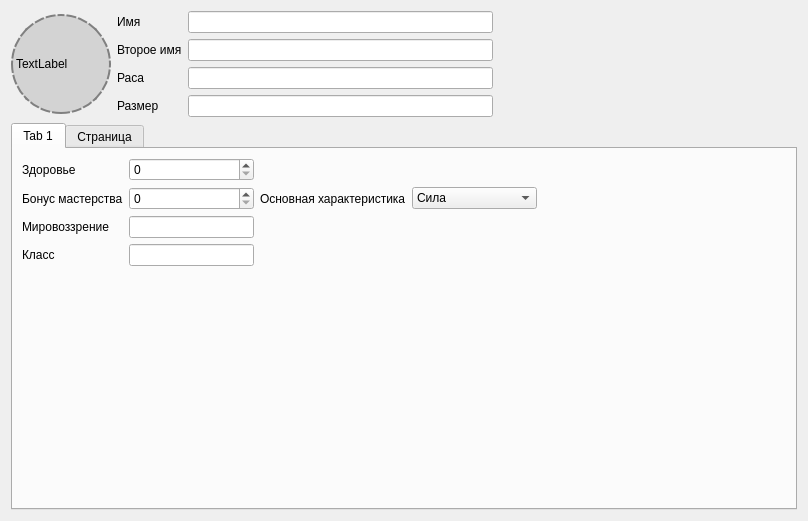
<?xml version="1.0" encoding="UTF-8"?>
<ui version="4.0">
 <class>Form</class>
 <widget class="QWidget" name="Form">
  <property name="geometry">
   <rect>
    <x>0</x>
    <y>0</y>
    <width>808</width>
    <height>521</height>
   </rect>
  </property>
  <property name="windowTitle">
   <string>Form</string>
  </property>
  <layout class="QGridLayout" name="gridLayout_3">
   <item row="0" column="0">
    <widget class="QLabel" name="label">
     <property name="minimumSize">
      <size>
       <width>100</width>
       <height>100</height>
      </size>
     </property>
     <property name="maximumSize">
      <size>
       <width>100</width>
       <height>100</height>
      </size>
     </property>
     <property name="styleSheet">
      <string notr="true">border: 2px dashed gray;       /* Пунктирная рамка */
    border-radius: 50%;            /* Круглая форма */
    background: lightgray;         /* Серый фон-заглушка */
    background-position: center;
    background-repeat: no-repeat;</string>
     </property>
     <property name="text">
      <string>TextLabel</string>
     </property>
    </widget>
   </item>
   <item row="0" column="1">
    <layout class="QGridLayout" name="gridLayout">
     <item row="3" column="1">
      <widget class="QLineEdit" name="lineEdit_4"/>
     </item>
     <item row="1" column="1">
      <widget class="QLineEdit" name="lineEdit_2"/>
     </item>
     <item row="3" column="0">
      <widget class="QLabel" name="label_5">
       <property name="text">
        <string>Размер</string>
       </property>
      </widget>
     </item>
     <item row="2" column="0">
      <widget class="QLabel" name="label_4">
       <property name="text">
        <string>Раса</string>
       </property>
      </widget>
     </item>
     <item row="1" column="0">
      <widget class="QLabel" name="label_3">
       <property name="text">
        <string>Второе имя</string>
       </property>
      </widget>
     </item>
     <item row="0" column="1">
      <widget class="QLineEdit" name="lineEdit"/>
     </item>
     <item row="2" column="1">
      <widget class="QLineEdit" name="lineEdit_3"/>
     </item>
     <item row="0" column="0">
      <widget class="QLabel" name="label_2">
       <property name="text">
        <string>Имя</string>
       </property>
      </widget>
     </item>
     <item row="2" column="2">
      <spacer name="horizontalSpacer_2">
       <property name="orientation">
        <enum>Qt::Orientation::Horizontal</enum>
       </property>
       <property name="sizeHint" stdset="0">
        <size>
         <width>40</width>
         <height>20</height>
        </size>
       </property>
      </spacer>
     </item>
    </layout>
   </item>
   <item row="1" column="0" colspan="2">
    <widget class="QTabWidget" name="tabWidget">
     <property name="currentIndex">
      <number>0</number>
     </property>
     <widget class="QWidget" name="tab">
      <attribute name="title">
       <string>Tab 1</string>
      </attribute>
      <layout class="QGridLayout" name="gridLayout_2">
       <item row="1" column="2">
        <widget class="QLabel" name="label_The_main_characteristic">
         <property name="text">
          <string>Основная характеристика</string>
         </property>
        </widget>
       </item>
       <item row="3" column="0">
        <widget class="QLabel" name="label_Class">
         <property name="text">
          <string>Класс</string>
         </property>
        </widget>
       </item>
       <item row="1" column="1">
        <widget class="QSpinBox" name="spinBox_mastership_bonus"/>
       </item>
       <item row="4" column="0">
        <spacer name="verticalSpacer">
         <property name="orientation">
          <enum>Qt::Orientation::Vertical</enum>
         </property>
         <property name="sizeHint" stdset="0">
          <size>
           <width>20</width>
           <height>40</height>
          </size>
         </property>
        </spacer>
       </item>
       <item row="1" column="4">
        <spacer name="horizontalSpacer_5">
         <property name="orientation">
          <enum>Qt::Orientation::Horizontal</enum>
         </property>
         <property name="sizeHint" stdset="0">
          <size>
           <width>40</width>
           <height>20</height>
          </size>
         </property>
        </spacer>
       </item>
       <item row="1" column="0">
        <widget class="QLabel" name="label_mastership_bonus">
         <property name="text">
          <string>Бонус мастерства</string>
         </property>
        </widget>
       </item>
       <item row="0" column="0">
        <widget class="QLabel" name="label_health">
         <property name="text">
          <string>Здоровье</string>
         </property>
        </widget>
       </item>
       <item row="3" column="1">
        <widget class="QLineEdit" name="lineEdit_7"/>
       </item>
       <item row="2" column="0">
        <widget class="QLabel" name="label_worldview">
         <property name="text">
          <string>Мировоззрение</string>
         </property>
        </widget>
       </item>
       <item row="2" column="1">
        <widget class="QLineEdit" name="lineEdit_worldview"/>
       </item>
       <item row="0" column="5">
        <spacer name="horizontalSpacer_3">
         <property name="orientation">
          <enum>Qt::Orientation::Horizontal</enum>
         </property>
         <property name="sizeHint" stdset="0">
          <size>
           <width>40</width>
           <height>20</height>
          </size>
         </property>
        </spacer>
       </item>
       <item row="1" column="3">
        <widget class="QComboBox" name="comboBox_The_main_characteristic">
         <item>
          <property name="text">
           <string>Сила</string>
          </property>
         </item>
         <item>
          <property name="text">
           <string>Ловкость</string>
          </property>
         </item>
         <item>
          <property name="text">
           <string>Телосложение</string>
          </property>
         </item>
         <item>
          <property name="text">
           <string>Интелект</string>
          </property>
         </item>
         <item>
          <property name="text">
           <string>Мудрость</string>
          </property>
         </item>
         <item>
          <property name="text">
           <string>Харизма</string>
          </property>
         </item>
        </widget>
       </item>
       <item row="1" column="5">
        <spacer name="horizontalSpacer">
         <property name="orientation">
          <enum>Qt::Orientation::Horizontal</enum>
         </property>
         <property name="sizeHint" stdset="0">
          <size>
           <width>40</width>
           <height>20</height>
          </size>
         </property>
        </spacer>
       </item>
       <item row="0" column="3">
        <spacer name="horizontalSpacer_4">
         <property name="orientation">
          <enum>Qt::Orientation::Horizontal</enum>
         </property>
         <property name="sizeHint" stdset="0">
          <size>
           <width>40</width>
           <height>20</height>
          </size>
         </property>
        </spacer>
       </item>
       <item row="0" column="1">
        <widget class="QSpinBox" name="spinBox_health"/>
       </item>
      </layout>
     </widget>
     <widget class="QWidget" name="tab_2">
      <attribute name="title">
       <string>Страница</string>
      </attribute>
      <layout class="QVBoxLayout" name="verticalLayout">
       <item>
        <widget class="QTextEdit" name="textEdit"/>
       </item>
      </layout>
     </widget>
    </widget>
   </item>
  </layout>
 </widget>
 <resources/>
 <connections/>
</ui>
